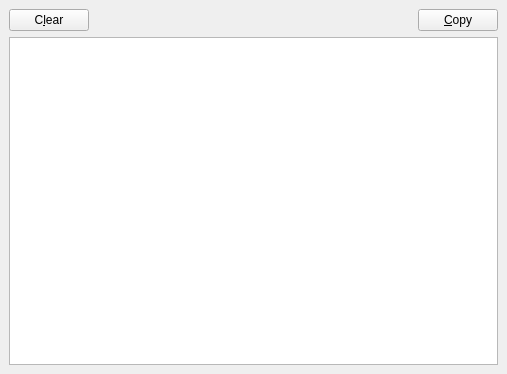
<?xml version="1.0" encoding="UTF-8"?>
<ui version="4.0">
 <class>QLog</class>
 <widget class="QDockWidget" name="QLog">
  <property name="geometry">
   <rect>
    <x>0</x>
    <y>0</y>
    <width>507</width>
    <height>374</height>
   </rect>
  </property>
  <property name="toolTip">
   <string>Perry Engine Log</string>
  </property>
  <property name="locale">
   <locale language="English" country="UnitedStates"/>
  </property>
  <property name="windowTitle">
   <string>Log</string>
  </property>
  <widget class="QWidget" name="dockWidgetContents">
   <property name="minimumSize">
    <size>
     <width>100</width>
     <height>100</height>
    </size>
   </property>
   <layout class="QVBoxLayout" name="verticalLayout">
    <item>
     <layout class="QHBoxLayout" name="horizontalLayout">
      <item>
       <widget class="QPushButton" name="m_qClearBtn">
        <property name="text">
         <string>C&amp;lear</string>
        </property>
       </widget>
      </item>
      <item>
       <spacer name="horizontalSpacer">
        <property name="orientation">
         <enum>Qt::Horizontal</enum>
        </property>
        <property name="sizeHint" stdset="0">
         <size>
          <width>40</width>
          <height>20</height>
         </size>
        </property>
       </spacer>
      </item>
      <item>
       <widget class="QPushButton" name="m_qCopyBtn">
        <property name="text">
         <string>&amp;Copy</string>
        </property>
       </widget>
      </item>
     </layout>
    </item>
    <item>
     <widget class="QTextEdit" name="m_qText">
      <property name="readOnly">
       <bool>true</bool>
      </property>
     </widget>
    </item>
   </layout>
  </widget>
  <action name="actionClear">
   <property name="text">
    <string>Clear</string>
   </property>
  </action>
  <action name="actionCopy">
   <property name="text">
    <string>Copy</string>
   </property>
  </action>
 </widget>
 <resources/>
 <connections>
  <connection>
   <sender>m_qClearBtn</sender>
   <signal>clicked()</signal>
   <receiver>actionClear</receiver>
   <slot>trigger()</slot>
   <hints>
    <hint type="sourcelabel">
     <x>459</x>
     <y>43</y>
    </hint>
    <hint type="destinationlabel">
     <x>-1</x>
     <y>-1</y>
    </hint>
   </hints>
  </connection>
  <connection>
   <sender>m_qCopyBtn</sender>
   <signal>clicked()</signal>
   <receiver>actionCopy</receiver>
   <slot>trigger()</slot>
   <hints>
    <hint type="sourcelabel">
     <x>47</x>
     <y>43</y>
    </hint>
    <hint type="destinationlabel">
     <x>-1</x>
     <y>-1</y>
    </hint>
   </hints>
  </connection>
 </connections>
</ui>
